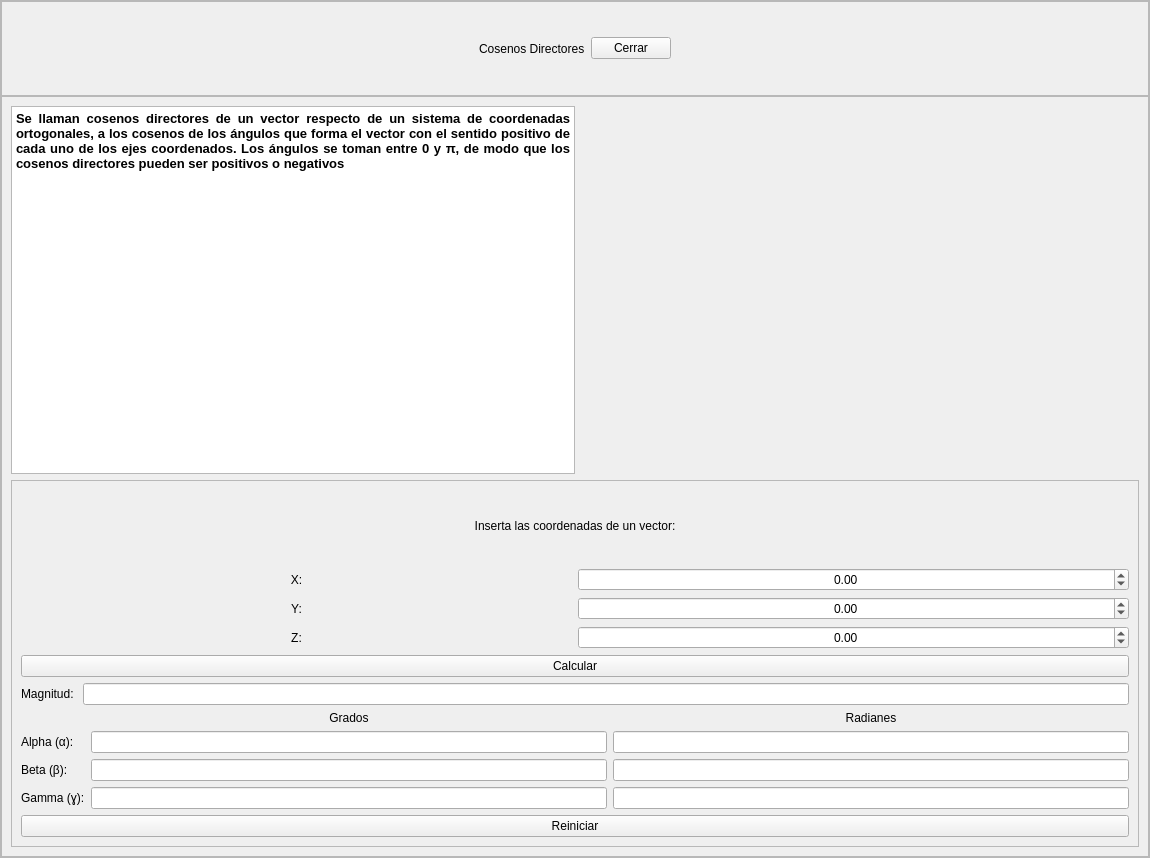
<?xml version="1.0" encoding="UTF-8"?>
<ui version="4.0">
 <class>MainWindow</class>
 <widget class="QMainWindow" name="MainWindow">
  <property name="geometry">
   <rect>
    <x>0</x>
    <y>0</y>
    <width>1150</width>
    <height>858</height>
   </rect>
  </property>
  <property name="windowTitle">
   <string>MainWindow</string>
  </property>
  <widget class="QWidget" name="centralwidget">
   <layout class="QHBoxLayout" name="horizontalLayout">
    <property name="spacing">
     <number>0</number>
    </property>
    <property name="leftMargin">
     <number>0</number>
    </property>
    <property name="topMargin">
     <number>0</number>
    </property>
    <property name="rightMargin">
     <number>0</number>
    </property>
    <property name="bottomMargin">
     <number>0</number>
    </property>
    <item>
     <widget class="QFrame" name="frame">
      <property name="frameShape">
       <enum>QFrame::StyledPanel</enum>
      </property>
      <property name="frameShadow">
       <enum>QFrame::Raised</enum>
      </property>
      <layout class="QVBoxLayout" name="verticalLayout" stretch="1,8">
       <property name="spacing">
        <number>0</number>
       </property>
       <property name="leftMargin">
        <number>0</number>
       </property>
       <property name="topMargin">
        <number>0</number>
       </property>
       <property name="rightMargin">
        <number>0</number>
       </property>
       <property name="bottomMargin">
        <number>0</number>
       </property>
       <item>
        <widget class="QFrame" name="frame_2">
         <property name="styleSheet">
          <string notr="true">font: 10pt &quot;MS Shell Dlg 2&quot;;</string>
         </property>
         <property name="frameShape">
          <enum>QFrame::StyledPanel</enum>
         </property>
         <property name="frameShadow">
          <enum>QFrame::Raised</enum>
         </property>
         <layout class="QHBoxLayout" name="horizontalLayout_2">
          <item>
           <spacer name="horizontalSpacer">
            <property name="orientation">
             <enum>Qt::Horizontal</enum>
            </property>
            <property name="sizeHint" stdset="0">
             <size>
              <width>272</width>
              <height>20</height>
             </size>
            </property>
           </spacer>
          </item>
          <item>
           <widget class="QLabel" name="label">
            <property name="text">
             <string>Cosenos Directores</string>
            </property>
           </widget>
          </item>
          <item>
           <widget class="QPushButton" name="button_cerrar">
            <property name="text">
             <string>Cerrar</string>
            </property>
           </widget>
          </item>
          <item>
           <spacer name="horizontalSpacer_2">
            <property name="orientation">
             <enum>Qt::Horizontal</enum>
            </property>
            <property name="sizeHint" stdset="0">
             <size>
              <width>272</width>
              <height>20</height>
             </size>
            </property>
           </spacer>
          </item>
         </layout>
        </widget>
       </item>
       <item>
        <widget class="QFrame" name="frame_3">
         <property name="frameShape">
          <enum>QFrame::StyledPanel</enum>
         </property>
         <property name="frameShadow">
          <enum>QFrame::Raised</enum>
         </property>
         <layout class="QVBoxLayout" name="verticalLayout_2" stretch="1,1">
          <item>
           <layout class="QHBoxLayout" name="horizontalLayout_3" stretch="1,1">
            <property name="spacing">
             <number>0</number>
            </property>
            <item>
             <widget class="QTextEdit" name="textEdit">
              <property name="readOnly">
               <bool>true</bool>
              </property>
              <property name="html">
               <string>&lt;!DOCTYPE HTML PUBLIC &quot;-//W3C//DTD HTML 4.0//EN&quot; &quot;http://www.w3.org/TR/REC-html40/strict.dtd&quot;&gt;
&lt;html&gt;&lt;head&gt;&lt;meta name=&quot;qrichtext&quot; content=&quot;1&quot; /&gt;&lt;style type=&quot;text/css&quot;&gt;
p, li { white-space: pre-wrap; }
&lt;/style&gt;&lt;/head&gt;&lt;body style=&quot; font-family:'MS Shell Dlg 2'; font-size:7.8pt; font-weight:400; font-style:normal;&quot;&gt;
&lt;p align=&quot;justify&quot; style=&quot; margin-top:0px; margin-bottom:0px; margin-left:0px; margin-right:0px; -qt-block-indent:0; text-indent:0px;&quot;&gt;&lt;span style=&quot; font-size:10pt; font-weight:600;&quot;&gt;Se llaman cosenos directores de un vector respecto de un sistema de coordenadas ortogonales, a los cosenos de los ángulos que forma el vector con el sentido positivo de cada uno de los ejes coordenados. Los ángulos se toman entre 0 y π, de modo que los cosenos directores pueden ser positivos o negativos&lt;/span&gt;&lt;/p&gt;&lt;/body&gt;&lt;/html&gt;</string>
              </property>
             </widget>
            </item>
            <item>
             <widget class="QLabel" name="label_2">
              <property name="text">
               <string/>
              </property>
              <property name="pixmap">
               <pixmap>Images/CosDirectores.jpg</pixmap>
              </property>
              <property name="scaledContents">
               <bool>true</bool>
              </property>
             </widget>
            </item>
           </layout>
          </item>
          <item>
           <widget class="QFrame" name="frame_4">
            <property name="styleSheet">
             <string notr="true">QLabel{
	font: 75 12pt &quot;MS Shell Dlg 2&quot;;
}

QPushButton{
	font: 75 12pt &quot;MS Shell Dlg 2&quot;;
}

QLineEdit{
	font: 75 12pt &quot;MS Shell Dlg 2&quot;;
}

QDoubleSpinBox{
	font: 75 12pt &quot;MS Shell Dlg 2&quot;;
}</string>
            </property>
            <property name="frameShape">
             <enum>QFrame::StyledPanel</enum>
            </property>
            <property name="frameShadow">
             <enum>QFrame::Raised</enum>
            </property>
            <layout class="QVBoxLayout" name="verticalLayout_3" stretch="1,1,0,0,0,0">
             <item>
              <widget class="QLabel" name="label_3">
               <property name="text">
                <string>Inserta las coordenadas de un vector:</string>
               </property>
               <property name="alignment">
                <set>Qt::AlignCenter</set>
               </property>
              </widget>
             </item>
             <item>
              <layout class="QGridLayout" name="gridLayout">
               <item row="2" column="0">
                <widget class="QLabel" name="label_4">
                 <property name="text">
                  <string>Z:</string>
                 </property>
                 <property name="alignment">
                  <set>Qt::AlignCenter</set>
                 </property>
                </widget>
               </item>
               <item row="0" column="0">
                <widget class="QLabel" name="label_5">
                 <property name="text">
                  <string>X:</string>
                 </property>
                 <property name="alignment">
                  <set>Qt::AlignCenter</set>
                 </property>
                </widget>
               </item>
               <item row="1" column="0">
                <widget class="QLabel" name="label_6">
                 <property name="text">
                  <string>Y:</string>
                 </property>
                 <property name="alignment">
                  <set>Qt::AlignCenter</set>
                 </property>
                </widget>
               </item>
               <item row="0" column="1">
                <widget class="QDoubleSpinBox" name="sBox_X">
                 <property name="alignment">
                  <set>Qt::AlignCenter</set>
                 </property>
                 <property name="minimum">
                  <double>-100000.000000000000000</double>
                 </property>
                 <property name="maximum">
                  <double>100000.000000000000000</double>
                 </property>
                </widget>
               </item>
               <item row="1" column="1">
                <widget class="QDoubleSpinBox" name="sBox_Y">
                 <property name="alignment">
                  <set>Qt::AlignCenter</set>
                 </property>
                 <property name="minimum">
                  <double>-100000.000000000000000</double>
                 </property>
                 <property name="maximum">
                  <double>100000.000000000000000</double>
                 </property>
                </widget>
               </item>
               <item row="2" column="1">
                <widget class="QDoubleSpinBox" name="sBox_Z">
                 <property name="alignment">
                  <set>Qt::AlignCenter</set>
                 </property>
                 <property name="minimum">
                  <double>-100000.000000000000000</double>
                 </property>
                 <property name="maximum">
                  <double>100000.000000000000000</double>
                 </property>
                </widget>
               </item>
              </layout>
             </item>
             <item>
              <widget class="QPushButton" name="button_calcular">
               <property name="text">
                <string>Calcular</string>
               </property>
              </widget>
             </item>
             <item>
              <layout class="QHBoxLayout" name="horizontalLayout_5">
               <item>
                <widget class="QLabel" name="label_7">
                 <property name="text">
                  <string>Magnitud: </string>
                 </property>
                </widget>
               </item>
               <item>
                <widget class="QLineEdit" name="line_magnitud">
                 <property name="readOnly">
                  <bool>true</bool>
                 </property>
                </widget>
               </item>
              </layout>
             </item>
             <item>
              <layout class="QGridLayout" name="gridLayout_2">
               <item row="0" column="1">
                <widget class="QLabel" name="label_8">
                 <property name="text">
                  <string>Grados</string>
                 </property>
                 <property name="alignment">
                  <set>Qt::AlignCenter</set>
                 </property>
                </widget>
               </item>
               <item row="1" column="1">
                <widget class="QLineEdit" name="line_grad_alpha">
                 <property name="readOnly">
                  <bool>true</bool>
                 </property>
                </widget>
               </item>
               <item row="2" column="0">
                <widget class="QLabel" name="label_9">
                 <property name="text">
                  <string>Beta (β):</string>
                 </property>
                </widget>
               </item>
               <item row="3" column="0">
                <widget class="QLabel" name="label_10">
                 <property name="text">
                  <string>Gamma (ɣ):</string>
                 </property>
                </widget>
               </item>
               <item row="1" column="0">
                <widget class="QLabel" name="label_11">
                 <property name="text">
                  <string>Alpha (α):</string>
                 </property>
                </widget>
               </item>
               <item row="0" column="2">
                <widget class="QLabel" name="label_12">
                 <property name="text">
                  <string>Radianes</string>
                 </property>
                 <property name="alignment">
                  <set>Qt::AlignCenter</set>
                 </property>
                </widget>
               </item>
               <item row="1" column="2">
                <widget class="QLineEdit" name="line_rad_alpha">
                 <property name="readOnly">
                  <bool>true</bool>
                 </property>
                </widget>
               </item>
               <item row="2" column="1">
                <widget class="QLineEdit" name="line_grad_beta">
                 <property name="readOnly">
                  <bool>true</bool>
                 </property>
                </widget>
               </item>
               <item row="2" column="2">
                <widget class="QLineEdit" name="line_rad_beta">
                 <property name="readOnly">
                  <bool>true</bool>
                 </property>
                </widget>
               </item>
               <item row="3" column="1">
                <widget class="QLineEdit" name="line_grad_gamma">
                 <property name="readOnly">
                  <bool>true</bool>
                 </property>
                </widget>
               </item>
               <item row="3" column="2">
                <widget class="QLineEdit" name="line_rad_gamma">
                 <property name="readOnly">
                  <bool>true</bool>
                 </property>
                </widget>
               </item>
              </layout>
             </item>
             <item>
              <widget class="QPushButton" name="button_reiniciar">
               <property name="text">
                <string>Reiniciar</string>
               </property>
              </widget>
             </item>
            </layout>
           </widget>
          </item>
         </layout>
        </widget>
       </item>
      </layout>
     </widget>
    </item>
   </layout>
  </widget>
 </widget>
 <resources/>
 <connections/>
</ui>
